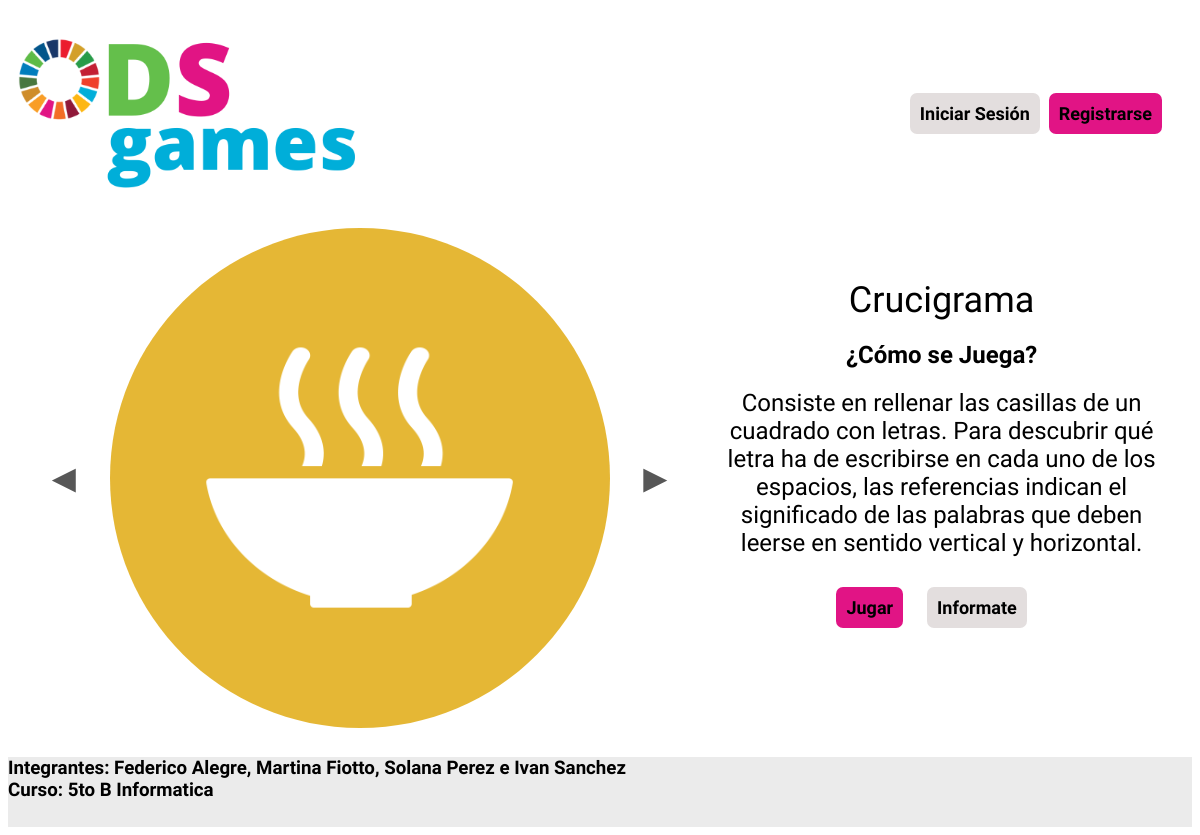
The page / on the database its author committed.
### tables this page shows
CREATE TABLE juegos (ods INT NOT NULL PRIMARY KEY, titulo TEXT NOT NULL, comoSeJuega TEXT);

### main.py (the view)
@app.route('/')
def index():
  if 'estadoCuenta' not in session:
    session['estadoCuenta'] = False
    session['usuario'] = None
  conn = sqlite3.connect('ODSGames.db')
  tituloODSDos = '''SELECT titulo FROM juegos WHERE ods=2'''
  comoSeJuegaODSDos = '''SELECT comoSeJuega FROM juegos WHERE ods=2'''
  return render_template("index.html",usuario=session['usuario'], estadoCuenta=session['estadoCuenta'], tituloJuego=conn.execute(tituloODSDos).fetchone()[0], comoSeJuega=conn.execute(comoSeJuegaODSDos).fetchone()[0])

### templates/index.html (shortened to what this page needs)
{%extends 'BASE.html'%}
{%block CSS%}
<link rel="stylesheet" type="text/css" href="{{ url_for('static', filename='/style/index.css') }}">
{%endblock%}
{%block ARTICLE%}
<div id="menuCambio">
    <button onclick="juegoAnterior()" class="botonCambioDeODS"> ◄ </button>
    <img src="{{ url_for('static', filename='img/index/ODS2.png') }}" class="ImagenODS" id="2img"/>
    <button onclick="juegoSiguiente()" class="botonCambioDeODS"> ► </button>
  </div>
<div id="infoJuego">
  <p id="tituloJuego">{{ tituloJuego }}</p>
  <p id="comoSeJuegaTitulo"class="comoSeJuega">¿Cómo se Juega?</p>
  <p id="comoSeJuega" class="comoSeJuega">{{ comoSeJuega }}</p>
  <div>
    <a href="{{ url_for('advertencia', ODS=2, tituloJuego=tituloJuego) }}" id="botonJugar"><button class="a">
      Jugar</button></a>
    <a href="https://www.un.org/sustainabledevelopment/es/wp-content/uploads/sites/3/2016/10/2_Spanish_Why_it_Matters.pdf" id="botonInfo"><button class="b">
      Informate</button></a>
  <div>
</div>
{%endblock%}

### templates/BASE.html (shortened to what this page needs)
<!DOCTYPE html>
<html>
  <head>
    <link rel="stylesheet" type="text/css" href="{{ url_for('static', filename='/style/BASE.css') }}">
    {%block CSS%}{%endblock%}
  </head>
  <body>
    <header>
      <a href="{{ url_for('index') }}"><img src="{{ url_for('static', filename='img/BASE/ODSgames.png') }}" id=logo></a>
      {% if estadoCuenta==False %}
        <div class="nav">
          <div id="noRegistrado">
            <a href="{{ url_for('ingresarCuenta', proceso='loguearse') }}"><button  class="b" id="botonIniciarSesion">
              Iniciar Sesión</button></a>
            <a href="{{ url_for('ingresarCuenta', proceso='reguistrarse') }}"><button class="a" id="botonRegistrarse">
              Registrarse
            </button></a>
          </div>
      {% endif %}
    </header>
    <article>
      {%block ARTICLE%}
      {%endblock%}
    </article>
    <footer>
      <h3>Integrantes: Federico Alegre, Martina Fiotto, Solana Perez e Ivan Sanchez <br/>
        Curso: 5to B Informatica
      </h3>
    </footer>
  </body>
</html>

### static/style/BASE.css (style rules this page uses)
* { font-family: 'Open Sans', sans-serif; }
html { min-height: 100%; position: relative; }
article { min-height: calc(100vh - 50px - 218px - 37px); }
header { display:flex; height: 190px; justify-content:space-between; align-items:center; padding:10px; }
#logo { display:flex; height:150px; }
.nav { display:flex; align-items:center; }
#botonIniciarSesion { margin-right:5px; }
#botonRegistrarse { overflow:hidden; }
a { text-decoration:none; color:black; }
footer { background-color:#ebebeb; height:70px; width: 100%; }
.a { position: relative; color: #000000; background: #e11485; padding: 10px 10px; transition: .5s; cursor:pointer; border: none; transition: .5s; border-radius: 7px; overflow: hidden; font-weight: bold; align-items:flex-start; font-size:18px; margin-right:20px; cursor: pointer; }
.b { position: relative; color: #000000; background:#e3dede; padding: 10px 10px; transition: .5s; cursor:pointer; border: none; transition: .5s; overflow: hidden; border-radius: 7px; overflow: hidden; font-weight: bold; align-items:flex-start; font-size:18px; margin-right:20px; cursor: pointer; }

### static/style/index.css (style rules this page uses)
article { display:flex; flex-wrap:nowrap; align-items: center; justify-content:space-between; padding:10px; }
#menuCambio { display:flex; align-items: center; }
#menuCambio button { color:#575757; font-size: 40px; margin:20px; background:transparent; border:none; }
#infoJuego { display:flex; text-align: center; flex-direction:column; }
#infoJuego p { margin:0px; padding:10px; }
#infoJuego div { margin:0px; padding:20px; }
#tituloJuego { font-size:36px; text-decoration:bold; }
#infoJuego .comoSeJuega { font-size:24px; }
#comoSeJuegaTitulo { font-weight: bold; }
#botonJugar { overflow: hidden; }

### rows shown on the page
juegos: titulo "Crucigrama", comoSeJuega "Consiste en rellenar las casillas de un cuadrado con letras. Para descubrir qué letra ha de escribirse en cada uno de los espacios, las referencias indican el significado de las palabras que deben leerse en sentido vertical y horizontal."
